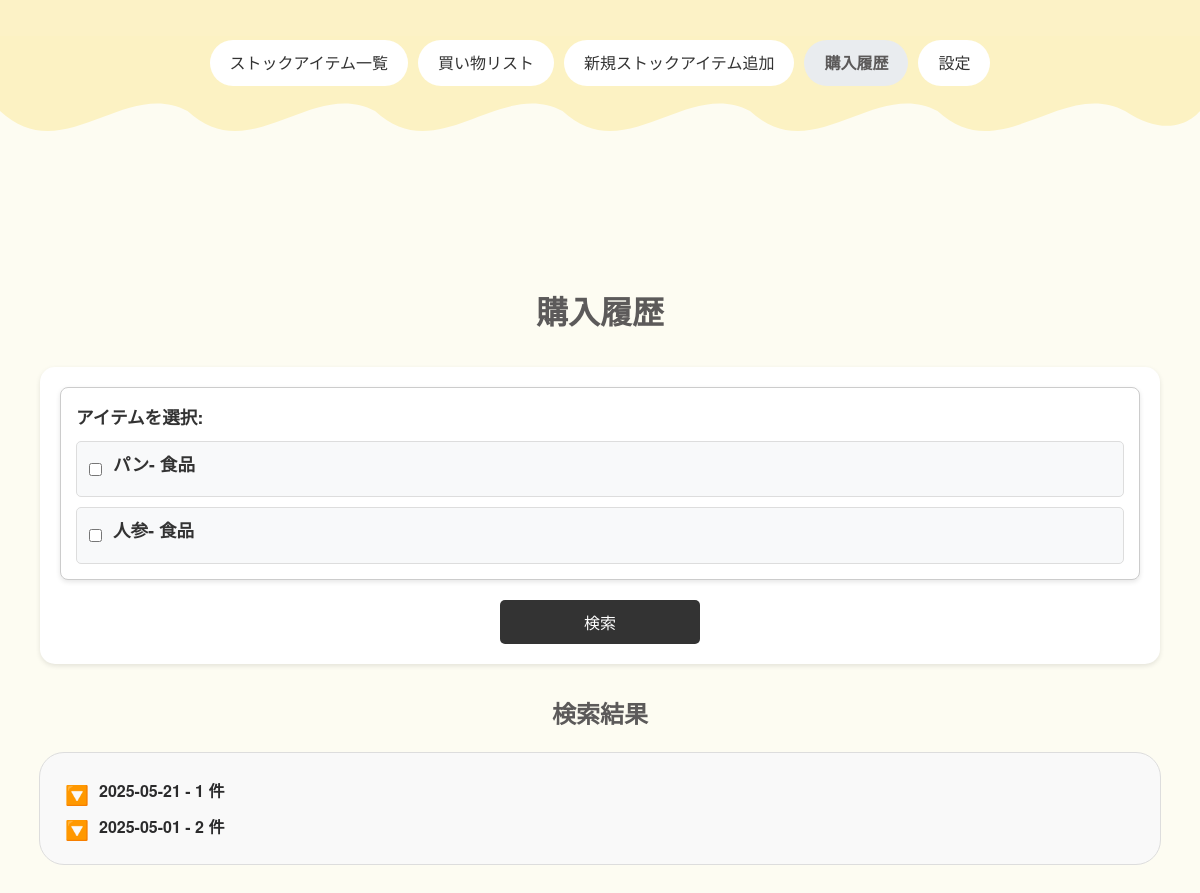
The app's page /purchase_history/ (signed in) with its own data.
### App/models.py (models this page shows, shortened)
class Item(models.Model):
    user = models.ForeignKey(settings.AUTH_USER_MODEL, on_delete=models.CASCADE)
    category = models.ForeignKey('ItemCategory', on_delete=models.CASCADE)
    name = models.CharField(max_length=50)
    stock_quantity = models.IntegerField(default=0)
    memo = models.CharField(max_length=500, blank=True, null=True)
    stock_min_threshold = models.IntegerField(default=1)
    purchase_interval_days = models.IntegerField(null=True, blank=True, verbose_name="購入頻度（日）")
    reminder = models.BooleanField(default=True)
    created_at = models.DateTimeField(auto_now_add=True)
    updated_at = models.DateTimeField(auto_now=True)

class ItemCategory(models.Model):
    user = models.ForeignKey(settings.AUTH_USER_MODEL, on_delete=models.CASCADE)
    name = models.CharField(max_length=50, blank=False, null=False)
    display_order = models.IntegerField(default=1)
    created_at = models.DateTimeField(auto_now_add=True)
    updated_at = models.DateTimeField(auto_now=True)
    class Meta:
        db_table = "App_category"

class PurchaseHistory(models.Model):
    item = models.ForeignKey(Item, related_name='purchase_histories', on_delete=models.CASCADE)
    purchased_date = models.DateField(null=True, blank=True)
    purchased_quantity = models.IntegerField()
    created_at = models.DateTimeField(auto_now_add=True)
    updated_at = models.DateTimeField(auto_now=True)

### App/views.py (the view)
# urls.py: path('purchase_history/', views.purchase_history_list, name='purchase_history_list'),
def purchase_history_list(request):
    histories = PurchaseHistory.objects.filter(item__user=request.user).order_by('-purchased_date')
    grouped_histories = defaultdict(list)
    for history in histories:
        dateStr = datetime.strftime(history.purchased_date, "%Y-%m-%d")
        grouped_histories[dateStr].append(history)
    form = PurchaseHistoryFilterForm(user=request.user)
    return render(
        request,
        "purchase_history_list.html",
        {
            "grouped_histories": dict(grouped_histories),
            "form": form,
        },
    )

### App/forms.py
class PurchaseHistoryFilterForm(forms.Form):
    items = forms.ModelMultipleChoiceField(
        queryset=Item.objects.none(),  # デフォルトで空
        required=False,
        widget=forms.CheckboxSelectMultiple,
        label="アイテムを選択"
    )
    def __init__(self, *args, **kwargs):
        user = kwargs.pop('user', None)
        super().__init__(*args, **kwargs)
        if user:
            self.fields['items'].queryset = Item.objects.filter(user=user)

### App/templates/purchase_history_list.html (shortened to what this page needs)
<!DOCTYPE html>
<html lang="ja">
{% extends "base.html" %}
{% block content %}
<body class="purchase-history-page">
    <h1>購入履歴</h1>
    <form method="get" action="{% url 'purchase_history_Search' %}">
        <div class="purchase-form-group">
            <label for="item-selection">アイテムを選択:</label>
            <div class="item-list">
                {% for field in form.fields.items.queryset %}
                    <div class="item-checkbox">
                        <input type="checkbox" name="items" value="{{ field.id }}" id="item-{{ field.id }}">
                        <label for="item-{{ field.id }}">{{ field.name }}- {{ field.category.name }}</label>
                    </div>
                {% endfor %}
            </div>
        </div>
        <button type="submit" class="search-button">検索</button>
    </form>
    <h2>検索結果</h2>
    {% if grouped_histories %}
        <div class="suggestions">
            {% for date, histories in grouped_histories.items %}
                <details class="suggestion-details">
                    <summary>
                        <span class="suggestion-icon">🔽</span> {{ date }} - {{ histories|length }} 件</summary>
                </details>
            {% endfor %}
        </div>
    {% else %}
        <p>該当する購入履歴がありません。</p>
    {% endif %}
    <br><br><br>
</body>
{% endblock %}

### static/css/styles.css (style rules this page uses)
body { font-family: "Helvetica Neue", Arial, sans-serif; margin: 0; padding: 0; line-height: 1.6; background-color: #fcfbeba1; color: #5c5a5a; }
h1, h2 { margin-top: 80px; margin-bottom: 20px; color: #5c5a5a; }
h1 { text-align: center; font-size: 2rem; padding-bottom: 10px; }
h2 { text-align: left; font-size: 1.5rem; margin-top: 30px; }
form { text-align: left !important; align-items: flex-start !important; justify-content: center; width: 90%; max-width: 1200px; margin: 20px auto; background-color: #fff; padding: 20px; border-radius: 15px; box-shadow: 0 2px 5px rgba(0, 0, 0, 0.1); }
form button { display: block; width: auto; min-width: 200px; background-color: #494a4b; color: #fff; padding: 10px; margin-bottom: 20px; border: none; border-radius: 5px; font-size: 1rem; cursor: pointer; }
.suggestions { width: 90%; max-width: 1200px; margin: 2px auto; padding: 20px; background-color: #f9f9f9; border: 1px solid #ddd; border-radius: 25px; }
.suggestions details { margin-bottom: 15px; font-size: 1rem; }
.suggestions summary { font-weight: bold; color: #2b2b2c; cursor: pointer; }
.suggestion-details { margin-left: 20px; background-color: #f9f9f9; padding: 10px; border-left: 3px solid #e6e6e7; }
.purchase-history-page h2 { text-align: center; }
.purchase-history-page input[type="checkbox"] + label { margin-right: 10px; cursor: pointer; }
.purchase-history-page button { background-color: #333; color: white; padding: 10px; margin: 20px auto 0; border: none; }
.purchase-history-page .purchase-form-group { margin-bottom: 20px; padding: 15px; background-color: #fff; border: 1px solid #ccc; border-radius: 8px; box-shadow: 0 2px 5px rgba(0, 0, 0, 0.1); }
.purchase-history-page .purchase-form-group label { display: block; font-weight: bold; margin-bottom: 10px; font-size: 1.1rem; color: #333; }
.purchase-history-page .item-list { display: flex; flex-direction: column; gap: 10px; }
.purchase-history-page .item-checkbox { display: flex; align-items: center; gap: 8px; padding: 8px; border-radius: 5px; background-color: #f8f9fa; border: 1px solid #ddd; transition: background-color 0.3s; }
details { border: none !important; padding: 5px !important; margin: 0 !important; background-color: transparent ; outline: none ; }
summary { list-style: none !important; outline: none !important; border: none !important; padding: 0 !important; margin: 0 !important; background-color: transparent !important; }
details > summary { list-style: none; outline: none; }
.suggestion-details summary { display: flex; align-items: center; cursor: pointer; padding: 10px; margin-bottom: 5px; border-radius: 8px; transition: box-shadow 0.3s, background-color 0.3s, transform 0.3s; }
.suggestion-icon { display: inline-block; width: 1.5rem; height: 1.5rem; margin-right: 10px; font-size: 1.2rem; color: #ff4444; transition: transform 0.3s; }

### records on screen
Item: name "パン", category.name "食品"
Item: name "人参", category.name "食品"
PurchaseHistory: date "2025-05-21", histories "1"
PurchaseHistory: purchased_date "2025-05-01", histories "2"
